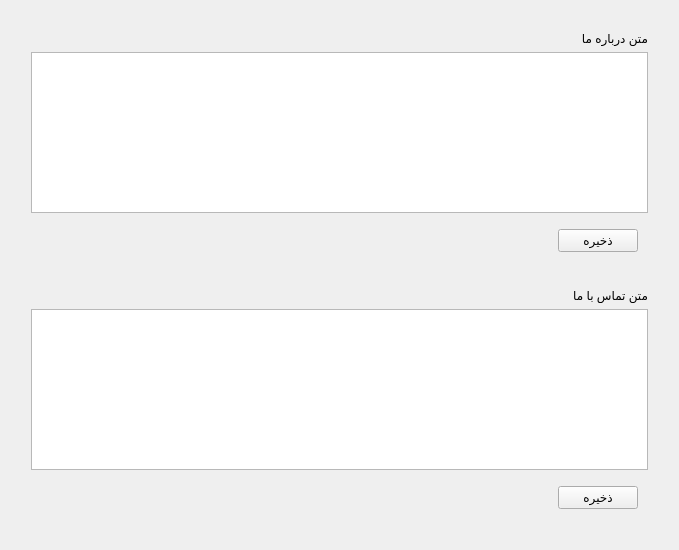
<?xml version="1.0" encoding="UTF-8"?>
<ui version="4.0">
 <class>Form</class>
 <widget class="QWidget" name="Form">
  <property name="geometry">
   <rect>
    <x>0</x>
    <y>0</y>
    <width>679</width>
    <height>550</height>
   </rect>
  </property>
  <property name="windowTitle">
   <string>Form</string>
  </property>
  <property name="layoutDirection">
   <enum>Qt::RightToLeft</enum>
  </property>
  <layout class="QVBoxLayout" name="verticalLayout_2">
   <item>
    <layout class="QVBoxLayout" name="verticalLayout">
     <property name="leftMargin">
      <number>10</number>
     </property>
     <property name="topMargin">
      <number>10</number>
     </property>
     <property name="rightMargin">
      <number>10</number>
     </property>
     <property name="bottomMargin">
      <number>10</number>
     </property>
     <item>
      <layout class="QVBoxLayout" name="verticalLayout_3">
       <property name="leftMargin">
        <number>10</number>
       </property>
       <property name="topMargin">
        <number>10</number>
       </property>
       <property name="rightMargin">
        <number>10</number>
       </property>
       <property name="bottomMargin">
        <number>10</number>
       </property>
       <item>
        <widget class="QLabel" name="label">
         <property name="text">
          <string>متن درباره ما</string>
         </property>
        </widget>
       </item>
       <item>
        <widget class="QTextEdit" name="txtAbout"/>
       </item>
       <item>
        <layout class="QHBoxLayout" name="horizontalLayout">
         <property name="leftMargin">
          <number>10</number>
         </property>
         <property name="topMargin">
          <number>10</number>
         </property>
         <property name="rightMargin">
          <number>10</number>
         </property>
         <property name="bottomMargin">
          <number>10</number>
         </property>
         <item>
          <widget class="QPushButton" name="btnSaveAbout">
           <property name="text">
            <string>ذخیره</string>
           </property>
          </widget>
         </item>
         <item>
          <spacer name="horizontalSpacer">
           <property name="orientation">
            <enum>Qt::Horizontal</enum>
           </property>
           <property name="sizeHint" stdset="0">
            <size>
             <width>40</width>
             <height>20</height>
            </size>
           </property>
          </spacer>
         </item>
        </layout>
       </item>
      </layout>
     </item>
     <item>
      <layout class="QVBoxLayout" name="verticalLayout_4">
       <property name="leftMargin">
        <number>10</number>
       </property>
       <property name="topMargin">
        <number>10</number>
       </property>
       <property name="rightMargin">
        <number>10</number>
       </property>
       <property name="bottomMargin">
        <number>10</number>
       </property>
       <item>
        <widget class="QLabel" name="label_2">
         <property name="text">
          <string>متن تماس با ما</string>
         </property>
        </widget>
       </item>
       <item>
        <widget class="QTextEdit" name="txtContact"/>
       </item>
       <item>
        <layout class="QHBoxLayout" name="horizontalLayout_2">
         <property name="leftMargin">
          <number>10</number>
         </property>
         <property name="topMargin">
          <number>10</number>
         </property>
         <property name="rightMargin">
          <number>10</number>
         </property>
         <property name="bottomMargin">
          <number>10</number>
         </property>
         <item>
          <widget class="QPushButton" name="btnSaveContact">
           <property name="text">
            <string>ذخیره</string>
           </property>
          </widget>
         </item>
         <item>
          <spacer name="horizontalSpacer_2">
           <property name="orientation">
            <enum>Qt::Horizontal</enum>
           </property>
           <property name="sizeHint" stdset="0">
            <size>
             <width>40</width>
             <height>20</height>
            </size>
           </property>
          </spacer>
         </item>
        </layout>
       </item>
      </layout>
     </item>
    </layout>
   </item>
  </layout>
 </widget>
 <resources/>
 <connections/>
</ui>
